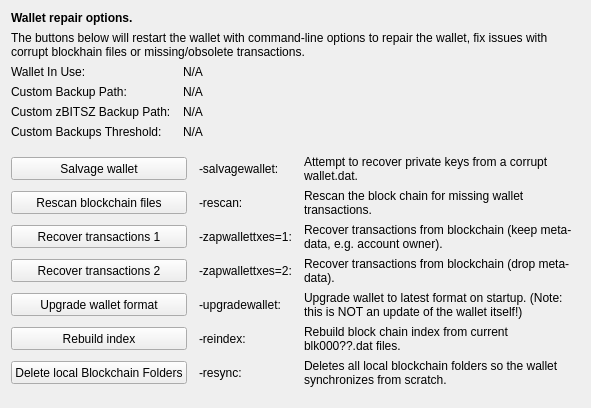
     <widget class="QWidget" name="tab_repair">
      <attribute name="title">
       <string>&amp;Wallet Repair</string>
      </attribute>
      <layout class="QGridLayout" name="gridLayout_4" columnstretch="0,0,0,0">
       <property name="horizontalSpacing">
        <number>12</number>
       </property>
       <item row="0" column="0" colspan="4">
        <widget class="QLabel" name="label_repair_header">
         <property name="font">
          <font>
           <weight>75</weight>
           <bold>true</bold>
          </font>
         </property>
         <property name="text">
          <string>Wallet repair options.</string>
         </property>
        </widget>
       </item>
       <item row="1" column="0" colspan="4">
        <widget class="QLabel" name="label_repair_helptext">
         <property name="font">
          <font>
           <weight>50</weight>
           <bold>false</bold>
          </font>
         </property>
         <property name="text">
          <string>The buttons below will restart the wallet with command-line options to repair the wallet, fix issues with corrupt blockhain files or missing/obsolete transactions.</string>
         </property>
         <property name="wordWrap">
          <bool>true</bool>
         </property>
        </widget>
       </item>
       <item row="2" column="0">
        <widget class="QLabel" name="wallet_path_label">
         <property name="text">
          <string>Wallet In Use:</string>
         </property>
        </widget>
       </item>
       <item row="2" column="1" colspan="3">
        <widget class="QLabel" name="wallet_path">
         <property name="cursor">
          <cursorShape>IBeamCursor</cursorShape>
         </property>
         <property name="text">
          <string>N/A</string>
         </property>
         <property name="textFormat">
          <enum>Qt::PlainText</enum>
         </property>
         <property name="textInteractionFlags">
          <set>Qt::LinksAccessibleByMouse|Qt::TextSelectableByKeyboard|Qt::TextSelectableByMouse</set>
         </property>
        </widget>
       </item>
       <item row="3" column="0">
        <widget class="QLabel" name="wallet_custombackuppath_label">
         <property name="text">
          <string>Custom Backup Path:</string>
         </property>
         <property name="visible">
          <bool>false</bool>
         </property>
        </widget>
       </item>
       <item row="3" column="1" colspan="3">
        <widget class="QLabel" name="wallet_custombackuppath">
         <property name="cursor">
          <cursorShape>IBeamCursor</cursorShape>
         </property>
         <property name="text">
          <string>N/A</string>
         </property>
         <property name="textFormat">
          <enum>Qt::PlainText</enum>
         </property>
         <property name="textInteractionFlags">
          <set>Qt::LinksAccessibleByMouse|Qt::TextSelectableByKeyboard|Qt::TextSelectableByMouse</set>
         </property>
         <property name="visible">
          <bool>false</bool>
         </property>
        </widget>
       </item>
       <item row="4" column="0">
        <widget class="QLabel" name="wallet_customzbitszbackuppath_label">
         <property name="text">
          <string>Custom zBITSZ Backup Path:</string>
         </property>
         <property name="visible">
          <bool>false</bool>
         </property>
        </widget>
       </item>
       <item row="4" column="1" colspan="3">
        <widget class="QLabel" name="wallet_customzbitszbackuppath">
         <property name="cursor">
          <cursorShape>IBeamCursor</cursorShape>
         </property>
         <property name="text">
          <string>N/A</string>
         </property>
         <property name="textFormat">
          <enum>Qt::PlainText</enum>
         </property>
         <property name="textInteractionFlags">
          <set>Qt::LinksAccessibleByMouse|Qt::TextSelectableByKeyboard|Qt::TextSelectableByMouse</set>
         </property>
         <property name="visible">
          <bool>false</bool>
         </property>
        </widget>
       </item>
       <item row="5" column="0">
        <widget class="QLabel" name="wallet_custombackupthreshold_label">
         <property name="text">
          <string>Custom Backups Threshold:</string>
         </property>
         <property name="visible">
          <bool>false</bool>
         </property>
        </widget>
       </item>
       <item row="5" column="1" colspan="3">
        <widget class="QLabel" name="wallet_custombackupthreshold">
         <property name="cursor">
          <cursorShape>IBeamCursor</cursorShape>
         </property>
         <property name="text">
          <string>N/A</string>
         </property>
         <property name="textFormat">
          <enum>Qt::PlainText</enum>
         </property>
         <property name="textInteractionFlags">
          <set>Qt::LinksAccessibleByMouse|Qt::TextSelectableByKeyboard|Qt::TextSelectableByMouse</set>
         </property>
         <property name="visible">
          <bool>false</bool>
         </property>
        </widget>
       </item>
       <item row="6" column="0">
        <spacer name="verticalSpacer_repair1">
         <property name="orientation">
          <enum>Qt::Vertical</enum>
         </property>
         <property name="sizeHint" stdset="0">
          <size>
           <width>10</width>
           <height>10</height>
          </size>
         </property>
        </spacer>
       </item>
       <item row="7" column="0" colspan="2">
        <widget class="QPushButton" name="btn_salvagewallet">
         <property name="minimumSize">
          <size>
           <width>100</width>
           <height>23</height>
          </size>
         </property>
         <property name="text">
          <string>Salvage wallet</string>
         </property>
        </widget>
       </item>
       <item row="7" column="2">
        <widget class="QLabel" name="label_repair_salvage_command">
         <property name="text">
          <string notr="true">-salvagewallet:</string>
         </property>
        </widget>
       </item>
       <item row="7" column="3">
        <widget class="QLabel" name="label_repair_salvage">
         <property name="text">
          <string>Attempt to recover private keys from a corrupt wallet.dat.</string>
         </property>
         <property name="wordWrap">
          <bool>true</bool>
         </property>
        </widget>
       </item>
       <item row="8" column="0" colspan="2">
        <widget class="QPushButton" name="btn_rescan">
         <property name="minimumSize">
          <size>
           <width>100</width>
           <height>23</height>
          </size>
         </property>
         <property name="text">
          <string>Rescan blockchain files</string>
         </property>
        </widget>
       </item>
       <item row="8" column="2">
        <widget class="QLabel" name="label_repair_rescan_command">
         <property name="text">
          <string notr="true">-rescan:</string>
         </property>
        </widget>
       </item>
       <item row="8" column="3">
        <widget class="QLabel" name="label_repair_rescan">
         <property name="text">
          <string>Rescan the block chain for missing wallet transactions.</string>
         </property>
         <property name="wordWrap">
          <bool>true</bool>
         </property>
        </widget>
       </item>
       <item row="9" column="0" colspan="2">
        <widget class="QPushButton" name="btn_zapwallettxes1">
         <property name="minimumSize">
          <size>
           <width>100</width>
           <height>23</height>
          </size>
         </property>
         <property name="text">
          <string>Recover transactions 1</string>
         </property>
        </widget>
       </item>
       <item row="9" column="2">
        <widget class="QLabel" name="label_repair_zap1_command">
         <property name="text">
          <string notr="true">-zapwallettxes=1:</string>
         </property>
        </widget>
       </item>
       <item row="9" column="3">
        <widget class="QLabel" name="label_repair_zap1">
         <property name="text">
          <string>Recover transactions from blockchain (keep meta-data, e.g. account owner).</string>
         </property>
         <property name="wordWrap">
          <bool>true</bool>
         </property>
        </widget>
       </item>
       <item row="10" column="0" colspan="2">
        <widget class="QPushButton" name="btn_zapwallettxes2">
         <property name="minimumSize">
          <size>
           <width>100</width>
           <height>23</height>
          </size>
         </property>
         <property name="text">
          <string>Recover transactions 2</string>
         </property>
        </widget>
       </item>
       <item row="10" column="2">
        <widget class="QLabel" name="label_repair_zap2_command">
         <property name="text">
          <string notr="true">-zapwallettxes=2:</string>
         </property>
        </widget>
       </item>
       <item row="10" column="3">
        <widget class="QLabel" name="label_repair_zap2">
         <property name="text">
          <string>Recover transactions from blockchain (drop meta-data).</string>
         </property>
         <property name="wordWrap">
          <bool>true</bool>
         </property>
        </widget>
       </item>
       <item row="11" column="0" colspan="2">
        <widget class="QPushButton" name="btn_upgradewallet">
         <property name="minimumSize">
          <size>
           <width>100</width>
           <height>23</height>
          </size>
         </property>
         <property name="text">
          <string>Upgrade wallet format</string>
         </property>
        </widget>
       </item>
       <item row="11" column="2">
        <widget class="QLabel" name="label_repair_upgrade_command">
         <property name="text">
          <string notr="true">-upgradewallet:</string>
         </property>
        </widget>
       </item>
       <item row="11" column="3">
        <widget class="QLabel" name="label_repair_upgrade">
         <property name="text">
          <string>Upgrade wallet to latest format on startup. (Note: this is NOT an update of the wallet itself!)</string>
         </property>
         <property name="wordWrap">
          <bool>true</bool>
         </property>
        </widget>
       </item>
       <item row="12" column="0" colspan="2">
        <widget class="QPushButton" name="btn_reindex">
         <property name="minimumSize">
          <size>
           <width>100</width>
           <height>23</height>
          </size>
         </property>
         <property name="text">
          <string>Rebuild index</string>
         </property>
        </widget>
       </item>
       <item row="12" column="2">
        <widget class="QLabel" name="label_repair_reindex_command">
         <property name="text">
          <string notr="true">-reindex:</string>
         </property>
        </widget>
       </item>
       <item row="12" column="3">
        <widget class="QLabel" name="label_repair_reindex">
         <property name="text">
          <string>Rebuild block chain index from current blk000??.dat files.</string>
         </property>
         <property name="wordWrap">
          <bool>true</bool>
         </property>
        </widget>
       </item>
       <item row="13" column="0" colspan="2">
        <widget class="QPushButton" name="btn_resync">
         <property name="minimumSize">
          <size>
           <width>100</width>
           <height>23</height>
          </size>
         </property>
         <property name="text">
          <string>Delete local Blockchain Folders</string>
         </property>
        </widget>
       </item>
       <item row="13" column="2">
        <widget class="QLabel" name="label_repair_resync_command">
         <property name="text">
          <string>-resync:</string>
         </property>
        </widget>
       </item>
       <item row="13" column="3">
        <widget class="QLabel" name="label_repair_resync">
         <property name="text">
          <string>Deletes all local blockchain folders so the wallet synchronizes from scratch.</string>
         </property>
         <property name="wordWrap">
          <bool>true</bool>
         </property>
        </widget>
       </item>
       <item row="14" column="0">
        <spacer name="verticalSpacer_repair2">
         <property name="orientation">
          <enum>Qt::Vertical</enum>
         </property>
         <property name="sizeHint" stdset="0">
          <size>
           <width>20</width>
           <height>10</height>
          </size>
         </property>
        </spacer>
       </item>
      </layout>
     </widget>
